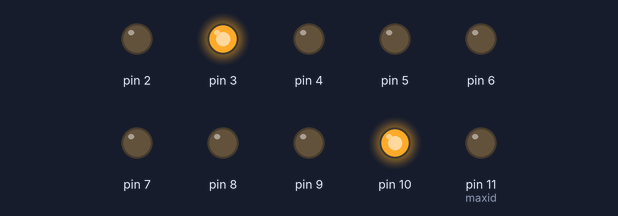
A sketch run on a simulated Arduino Uno, built with avr-gcc and run on an emulated ATmega328P. Shown: output pins drawn as LEDs (lit = HIGH).

Above: at 0.22 s.
At 0.52 s:
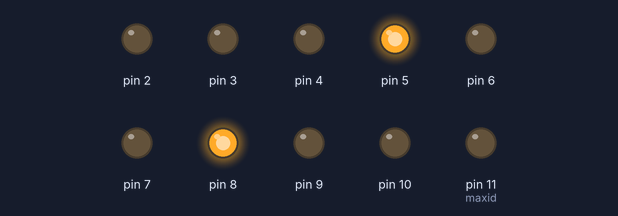
At 0.75 s:
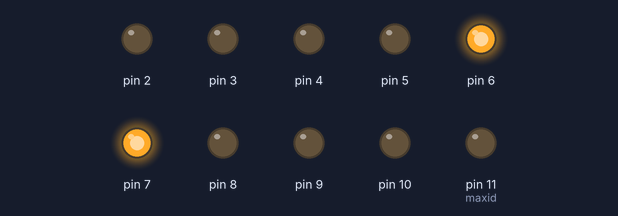
At 1.87 s:
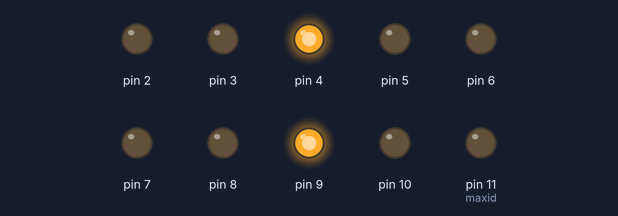
At 3.0 s:
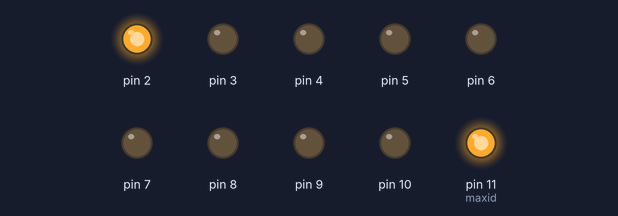
Timing chart, 0 to 3.5 s (numbered marks = the images above):
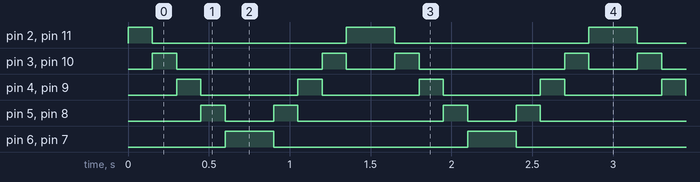

Measured:
- by itself, pin 2, pin 11 (maxid): repeats every 1.5 s: LOW 1.2 s, HIGH 0.30 s
- by itself, pin 3, pin 10: repeats every 1.5 s: LOW 0.90 s, HIGH 0.15 s, LOW 0.30 s, HIGH 0.15 s
- by itself, pin 4, pin 9: alternates HIGH for 0.15 s and LOW for 0.60 s
- by itself, pin 5, pin 8: repeats every 1.5 s: LOW 0.30 s, HIGH 0.15 s, LOW 0.90 s, HIGH 0.15 s
- by itself, pin 6, pin 7: alternates HIGH for 0.30 s and LOW for 1.2 s

The sketch:

led_with_kids.ino
```cpp
// FOR ARDUINO NANO BOARDS:
// SELECT BOARD: ARDUINO NANO
// SELECT PROCESSOR: (OLD BOOTLOADER)
// SELECT PORT: COM 3

// FOR ARDUINO UNO BOARDS:
// SELECT BOARD:ARDUINO/GENUINO UNO
// SELECT PORT: COM 3

#define ALLUME HIGH
#define ETEINT LOW

void setup() {
  // put your setup code here, to run once:
  for (int i=2;i<12;i++){
    pinMode(i,OUTPUT);
  }
}

void loop() {
  // put your main code here, to run repeatedly:

  int minid=2;
  int maxid=11;

  for (int i=minid;i<maxid+1;i++){

    digitalWrite(i,ALLUME);
    digitalWrite(maxid+minid-i,HIGH);
    delay(150);
    digitalWrite(i,LOW);
    digitalWrite(maxid+minid-i,LOW);

  }

}
```
